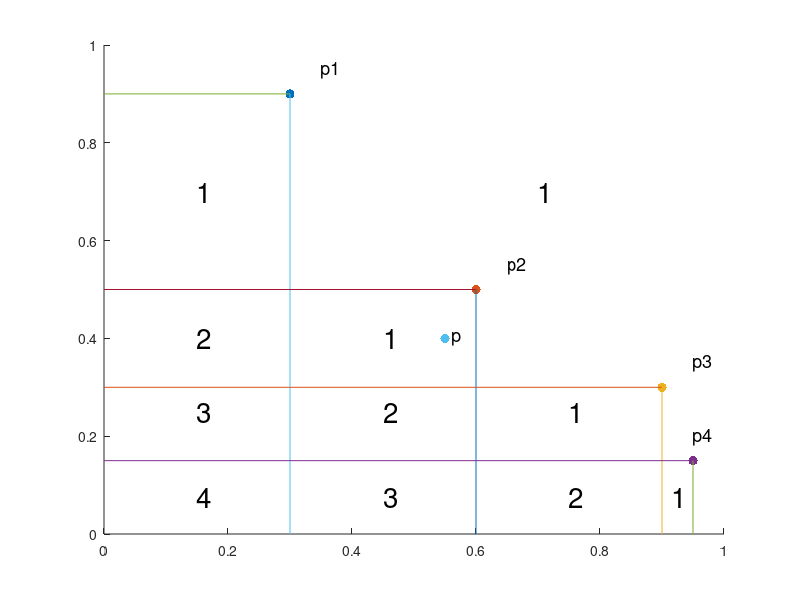

This chart was generated by the following MATLAB code:
hold on
x = [.3 , .6, .9, .95];
y = [.9, .5, .3, .15];
plot(x(1), y(1), '.', 'MarkerSize', 20)
plot(x(2), y(2), '.', 'MarkerSize', 20)
plot(x(3), y(3), '.', 'MarkerSize', 20)
plot(x(4), y(4), '.', 'MarkerSize', 20)

plot([0, x(1)], [y(1), y(1)])
plot([x(1), x(1)], [0, y(1)])
plot([0, x(2)], [y(2), y(2)])
plot([x(2), x(2)], [0, y(2)])
plot([0, x(3)], [y(3), y(3)])
plot([x(3), x(3)], [0, y(3)])
plot([0, x(4)], [y(4), y(4)])
plot([x(4), x(4)], [0, y(4)])

text(.15, .7 , '1', 'FontSize', 20)
text(.45, .4 , '1', 'FontSize', 20)
text(.75, .25 , '1', 'FontSize', 20)
text(.75, .075 , '2', 'FontSize', 20)
text(.915, .075 , '1', 'FontSize', 20)

text(.7, .7 , '1', 'FontSize', 20)
text(.15, .4 , '2', 'FontSize', 20)
text(.45, .25 , '2', 'FontSize', 20)
text(.45, .075 , '3', 'FontSize', 20)

text(.15, .25 , '3', 'FontSize', 20)
text(.15, .075 , '4', 'FontSize', 20)

text(x(1)+.05, y(1)+.05,  'p1', 'FontSize', 13)
text(x(2)+.05, y(2)+.05,  'p2', 'FontSize', 13)

text(x(3)+.05, y(3)+.05,  'p3', 'FontSize', 13)
text(x(4), y(4)+.05,  'p4', 'FontSize', 13)
text(.56, 0.4,  'p', 'FontSize', 13)
plot(.55, .4, '.','MarkerSize', 20 )


axis([0, 1, 0, 1])